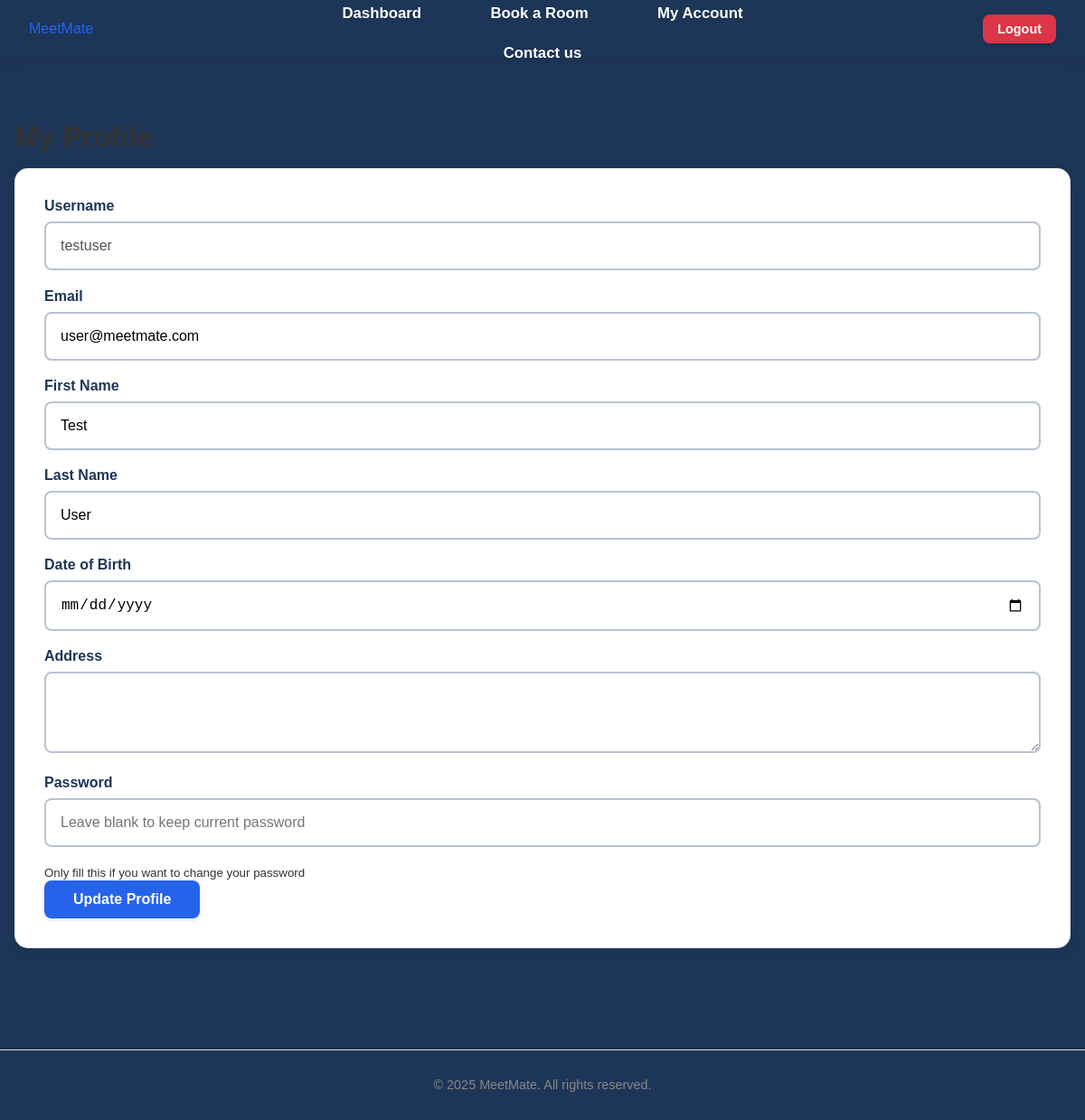
The app's page /profile (signed in), older data.
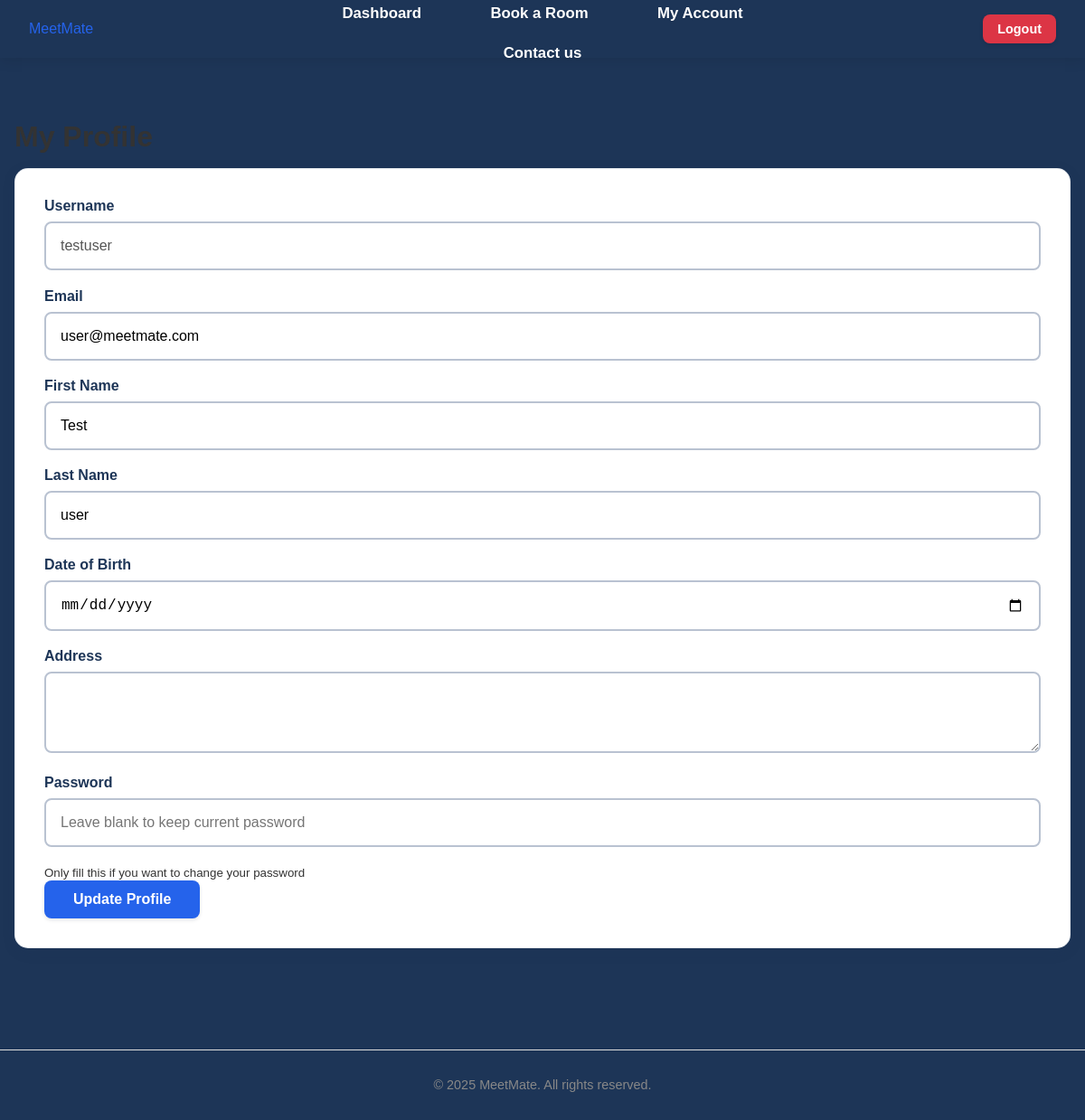
The same page, newer data.
### tables this page shows
CREATE TABLE users (
                id INTEGER PRIMARY KEY AUTOINCREMENT,
                username TEXT NOT NULL UNIQUE,
                email TEXT NOT NULL UNIQUE,
                password TEXT NOT NULL,
                firstname TEXT,
                lastname TEXT,
                dob TEXT,
                address TEXT,
                role TEXT DEFAULT 'user'
            );

### app.py (the view, shortened to what this page needs)
@app.route('/profile', methods=['GET', 'POST'])
@login_required
def profile():
    user = get_user_by_id(session['user_id'])
    if not user:
        flash('User not found', 'error')
        return redirect(url_for('logout'))
    if request.method == 'GET':
        return render_template('profile.html', user=user)

### app.py (called while the page is built)
def get_database_path():
    app_directory = app.root_path
    instance_directory = os.path.join(app_directory, 'instance')
    os.makedirs(instance_directory, exist_ok=True)
    database_path = os.path.join(instance_directory, 'meetmate.db')
    return database_path

def get_database_connection():
    db_path = get_database_path()
    connection = sqlite3.connect(db_path)
    connection.row_factory = sqlite3.Row
    return connection

def get_user_by_id(user_id):
    connection = get_database_connection()
    cursor = connection.cursor()
    cursor.execute("SELECT * FROM users WHERE id = ?", (user_id,))
    user = cursor.fetchone()
    connection.close()
    if user:
        return dict(user)
    return None

### templates/profile.html (shortened to what this page needs)
{% extends "base.html" %}
{% block content %}
<div class="profile-page">
    <h1>My Profile</h1>
    <div class="profile-form">
        <form method="POST" action="{{ url_for('profile') }}" class="form">
            <div class="form-group">
                <label for="username">Username</label>
                <input type="text" id="username" value="{{ user.username }}" disabled>
            </div>
            <div class="form-group">
                <label for="email">Email</label>
                <input type="email" id="email" name="email" value="{{ user.email }}" required>
            </div>
            <div class="form-group">
                <label for="firstname">First Name</label>
                <input type="text" id="firstname" name="firstname" value="{{ user.firstname or '' }}">
            </div>
            <div class="form-group">
                <label for="lastname">Last Name</label>
                <input type="text" id="lastname" name="lastname" value="{{ user.lastname or '' }}">
            </div>
            <div class="form-group">
                <label for="dob">Date of Birth</label>
                <input type="date" id="dob" name="dob" value="{{ user.dob or '' }}">
            </div>
            <div class="form-group">
                <label for="address">Address</label>
                <textarea id="address" name="address" rows="3">{{ user.address or '' }}</textarea>
            </div>
            <div class="form-group">
                <label for="password">Password</label>
                <input type="password" id="password" name="password" placeholder="Leave blank to keep current password">
                <small>Only fill this if you want to change your password</small>
            </div>
            <div class="form-group">
                <button type="submit" class="btn btn-primary">Update Profile</button>
            </div>
        </form>
    </div>
</div>
{% endblock %}

Row changes from the older to the newer data that the page shows:
changed users "testuser": lastname "User" → "user"
